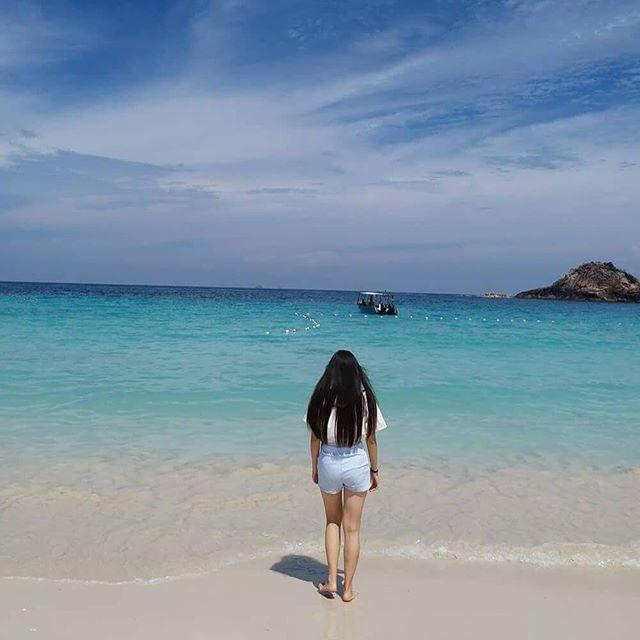
#> input picture Opencv/images/18443993_1118340654938583_6168835005821747200_n.jpg, 640 x 640 px
$ python main.py
#> lines starting #> are read from the running program, lines starting #| are printed output that depends on the picture; after the words box and inside, x2 and y2 are one past the last pixel; in counts of white or black regions, pixels touching at a corner belong together


import cv2
import numpy as np
import matplotlib.pyplot as plt

src = cv2.imread('images/18443993_1118340654938583_6168835005821747200_n.jpg')
#> src is the input picture: shape (640, 640, 3); mean B, G, R 168, 149.1, 127.2
dst = src.copy()
gray = cv2.cvtColor(src, cv2.COLOR_BGR2GRAY)
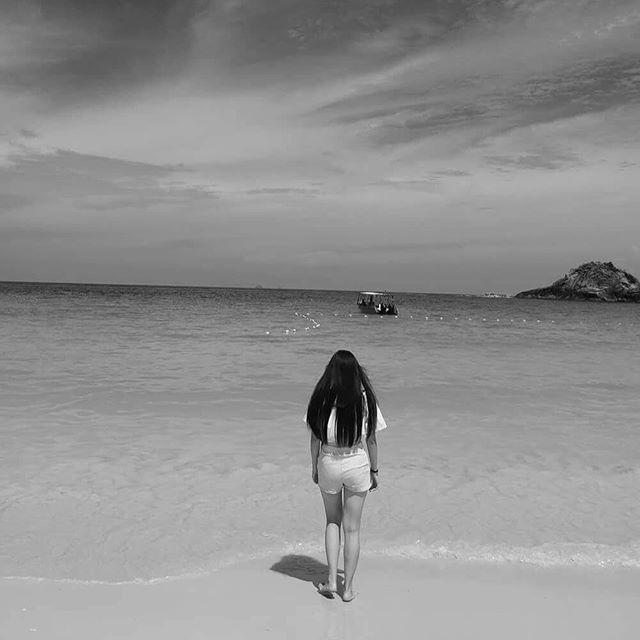
#> gray: shape (640, 640); min 0, max 254, mean 144.7
canny = cv2.Canny(gray, 5000, 1500, apertureSize=5, L2gradient=True)
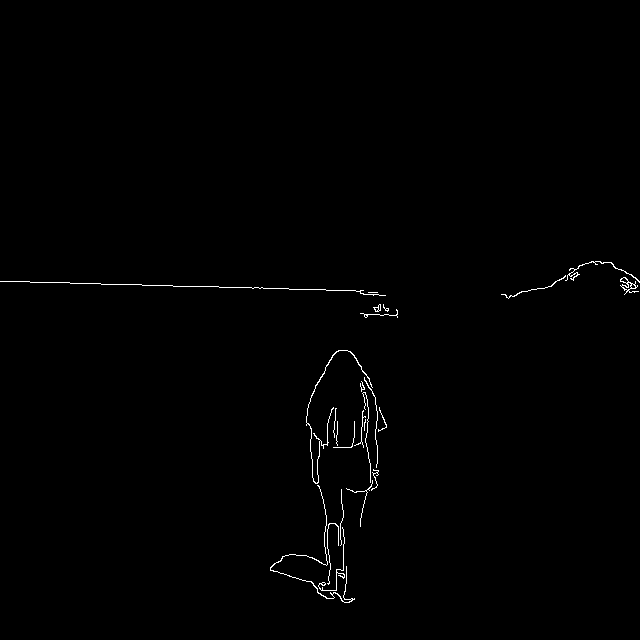
#> canny: shape (640, 640); 0.57% white in thin lines or dots, all inside (x1, y1, x2, y2) = (0, 261, 640, 603)
# plt.imshow(canny)
# plt.show()

lines = cv2.HoughLines(canny, 0.8, (np.pi) / 180, 100, srn=100, stn=200, min_theta=0, max_theta=np.pi)
#> lines = [[278.4, 1.61]]

for i in lines:
    rho, theta = i[0]
    a, b = np.cos(theta), np.sin(theta)
    x0, y0 = a * rho, b * rho

    scale = src.shape[0] + src.shape[1]

    x1 = int(x0 + scale * -b)
    y1 = int(y0 + scale * a)
    x2 = int(x0 - scale * -b)
    y2 = int(y0 - scale * a)

    cv2.line(dst, (x1, y1), (x2, y2), (0, 0, 255), 2)
    cv2.circle(dst, (x0, y0), 3, (255, 0, 0), 5, cv2.FILLED)
#> this loop made 1 pass
#> (rho, theta, a, b, x0, y0, scale, x1) on pass 1: (278.4, 1.61, -0.0349, 0.999, -9.72, 278.2, 1280, -1288)
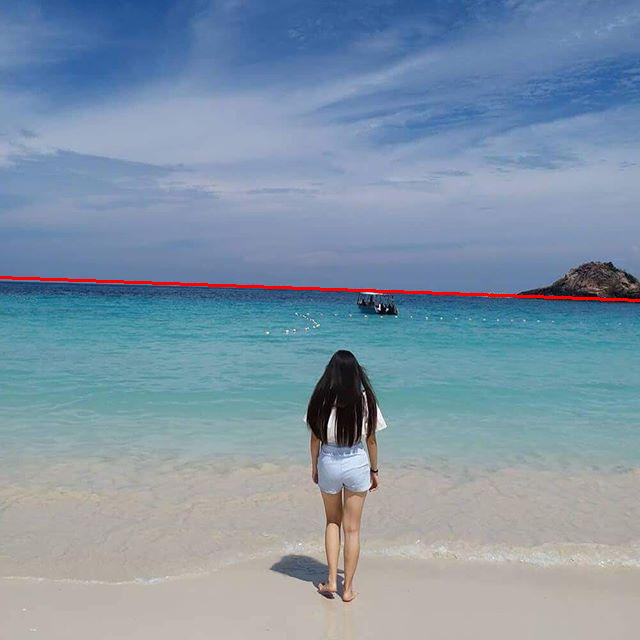
#> dst: shape (640, 640, 3); 0.47% of pixels changed, all inside (x1, y1, x2, y2) = (0, 276, 640, 302)

plt.imshow(dst)
plt.show()

$ run again, with Opencv/images/18949553_439665743062004_4150402021121327104_n.jpg copied over Opencv/images/18443993_1118340654938583_6168835005821747200_n.jpg
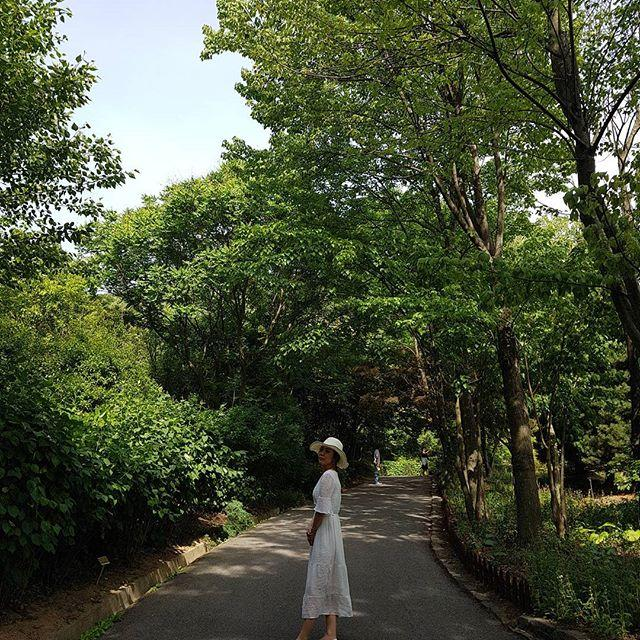
#> input picture Opencv/images/18949553_439665743062004_4150402021121327104_n.jpg, 640 x 640 px
#> src is the input picture: shape (640, 640, 3); mean B, G, R 59, 80.9, 73.5
#> `canny = cv2.Canny(gray, 5000, 1500, apertureSize=5, L2gradient=True)`:
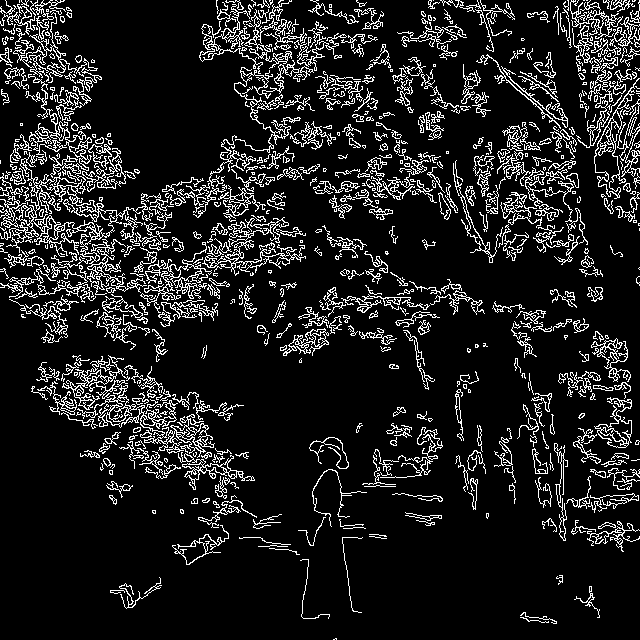
#> canny: shape (640, 640); 12% white in thin lines or dots
#> the loop `for i in lines:` made 3237 passes
#> (rho, theta, a, b, x0, y0, x1, y1) on passes 1 to 3: (337.6, 0.785, 0.707, 0.707, 238.7, 238.7, -666, 1143), (332, 0.785, 0.707, 0.707, 234.8, 234.8, -670, 1139), (453.6, 0.785, 0.707, 0.707, 320.7, 320.7, -584, 1225)
#> after the loop `for i in lines:`:
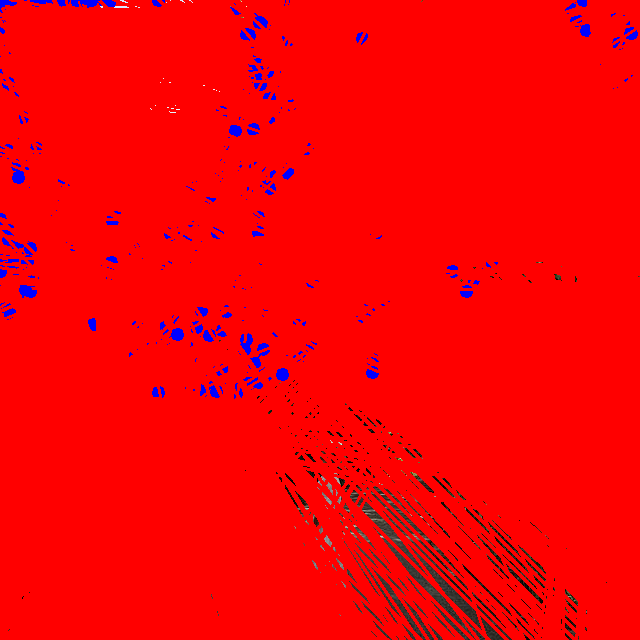
#> dst: shape (640, 640, 3); mean B, G, R 4.7, 1.2, 247
